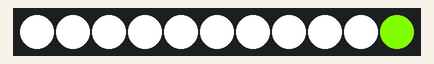
A sketch run on a simulated Arduino Uno, built with avr-gcc and run on an emulated ATmega328P. Parts: 11 RGB LEDs in strip order, left to right.

Above: at 0.19 s.
At 0.56 s:
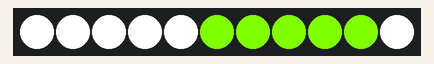
At 0.93 s:
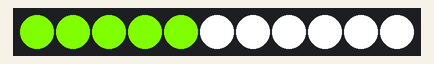
At 2.05 s:
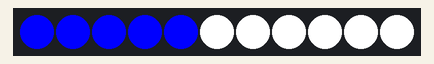
At 3.54 s:
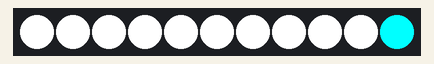
At 5.4 s:
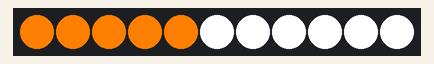

Measured:
- by itself, everything shown: repeats every 5.6 s, in 15 steps

The sketch:

LEDonly.ino
```cpp
// (licence header left out)
#include <Adafruit_WS2801.h>
#define numLEDS 11

Adafruit_WS2801 strip = Adafruit_WS2801(numLEDS, A0, A1);
int ledActual[numLEDS]= {10, 9, 8, 7, 6, 5, 4, 3, 2, 1, 0};

// INSERT PATTERN from BUCKY app here:

#define numberOfPatterns 15
byte r[numLEDS * numberOfPatterns] = {128, 255, 255, 255, 255, 255, 255, 255, 255, 255, 255, 255, 128, 128, 128, 128, 128, 255, 255, 255, 255, 255, 255, 255, 255, 255, 255, 255, 128, 128, 128, 128, 128, 0, 255, 255, 255, 255, 255, 255, 255, 255, 255, 255, 255, 0, 0, 0, 0, 0, 255, 255, 255, 255, 255, 255, 255, 255, 255, 255, 255, 0, 0, 0, 0, 0, 254, 255, 255, 255, 255, 255, 255, 255, 255, 255, 255, 255, 254, 254, 254, 254, 254, 255, 255, 255, 255, 255, 255, 255, 255, 255, 255, 255, 254, 254, 254, 254, 254, 0, 255, 255, 255, 255, 255, 255, 255, 255, 255, 255, 255, 0, 0, 0, 0, 0, 255, 255, 255, 255, 255, 255, 255, 255, 255, 255, 255, 0, 0, 0, 0, 0, 255, 255, 255, 255, 255, 255, 255, 255, 255, 255, 255, 255, 255, 255, 255, 255, 255, 255, 255, 255, 255, 255, 255, 255, 255, 255, 255, 255, 255, 255, 255, 255, 255};
byte g[numLEDS * numberOfPatterns] = {255, 255, 255, 255, 255, 255, 255, 255, 255, 255, 255, 255, 255, 255, 255, 255, 255, 255, 255, 255, 255, 255, 255, 255, 255, 255, 255, 255, 255, 255, 255, 255, 255, 0, 255, 255, 255, 255, 255, 255, 255, 255, 255, 255, 255, 0, 0, 0, 0, 0, 255, 255, 255, 255, 255, 255, 255, 255, 255, 255, 255, 0, 0, 0, 0, 0, 0, 255, 255, 255, 255, 255, 255, 255, 255, 255, 255, 255, 0, 0, 0, 0, 0, 255, 255, 255, 255, 255, 255, 255, 255, 255, 255, 255, 0, 0, 0, 0, 0, 255, 255, 255, 255, 255, 255, 255, 255, 255, 255, 255, 255, 255, 255, 255, 255, 255, 255, 255, 255, 255, 255, 255, 255, 255, 255, 255, 255, 255, 255, 255, 255, 255, 127, 255, 255, 255, 255, 255, 255, 255, 255, 255, 255, 255, 127, 127, 127, 127, 127, 255, 255, 255, 255, 255, 255, 255, 255, 255, 255, 255, 127, 127, 127, 127, 127};
byte b[numLEDS * numberOfPatterns] ={0, 255, 255, 255, 255, 255, 255, 255, 255, 255, 255, 255, 0, 0, 0, 0, 0, 255, 255, 255, 255, 255, 255, 255, 255, 255, 255, 255, 0, 0, 0, 0, 0, 254, 255, 255, 255, 255, 255, 255, 255, 255, 255, 255, 255, 254, 254, 254, 254, 254, 255, 255, 255, 255, 255, 255, 255, 255, 255, 255, 255, 254, 254, 254, 254, 254, 0, 255, 255, 255, 255, 255, 255, 255, 255, 255, 255, 255, 0, 0, 0, 0, 0, 255, 255, 255, 255, 255, 255, 255, 255, 255, 255, 255, 0, 0, 0, 0, 0, 255, 255, 255, 255, 255, 255, 255, 255, 255, 255, 255, 255, 255, 255, 255, 255, 255, 255, 255, 255, 255, 255, 255, 255, 255, 255, 255, 255, 255, 255, 255, 255, 255, 0, 255, 255, 255, 255, 255, 255, 255, 255, 255, 255, 255, 0, 0, 0, 0, 0, 255, 255, 255, 255, 255, 255, 255, 255, 255, 255, 255, 0, 0, 0, 0, 0};

// END PATTERN INSERT

int delayTime =370;

void setup() {

  strip.begin(); // begin LED strip

  // Update LED contents, to start they are all 'off'
  strip.show();
  colorAll(Color(0, 0, 0));

}

void loop() {

  colorDodec(r,g,b,ledActual); // function for playing pattern on Bucky Glow

}

void colorDodec(byte r[], byte g[], byte b[], int ledActual[]) {

  int count = 0;

  for (int j = 0; j < numberOfPatterns; j++) {

    for (int i = 0; i < numLEDS; i++) {

      uint32_t c=Color(r[count],g[count],b[count]); // convert RGB to color
      strip.setPixelColor(ledActual[i], c); // send color to LED strip
      count++;
    }

    strip.show(); // display pattern
    delay(delayTime); // delay time between patterns in sequence

  }

}

void colorAll(uint32_t c) {

  int i;
  for (i = 0; i < strip.numPixels(); i++) {
    strip.setPixelColor(i, c);
  }

  strip.show();
}


// Create a 24 bit color value from R,G,B
uint32_t Color(byte r, byte g, byte b)
{
  uint32_t c;
  c = r;
  c <<= 8;
  c |= g;
  c <<= 8;
  c |= b;
  return c;
}
```
